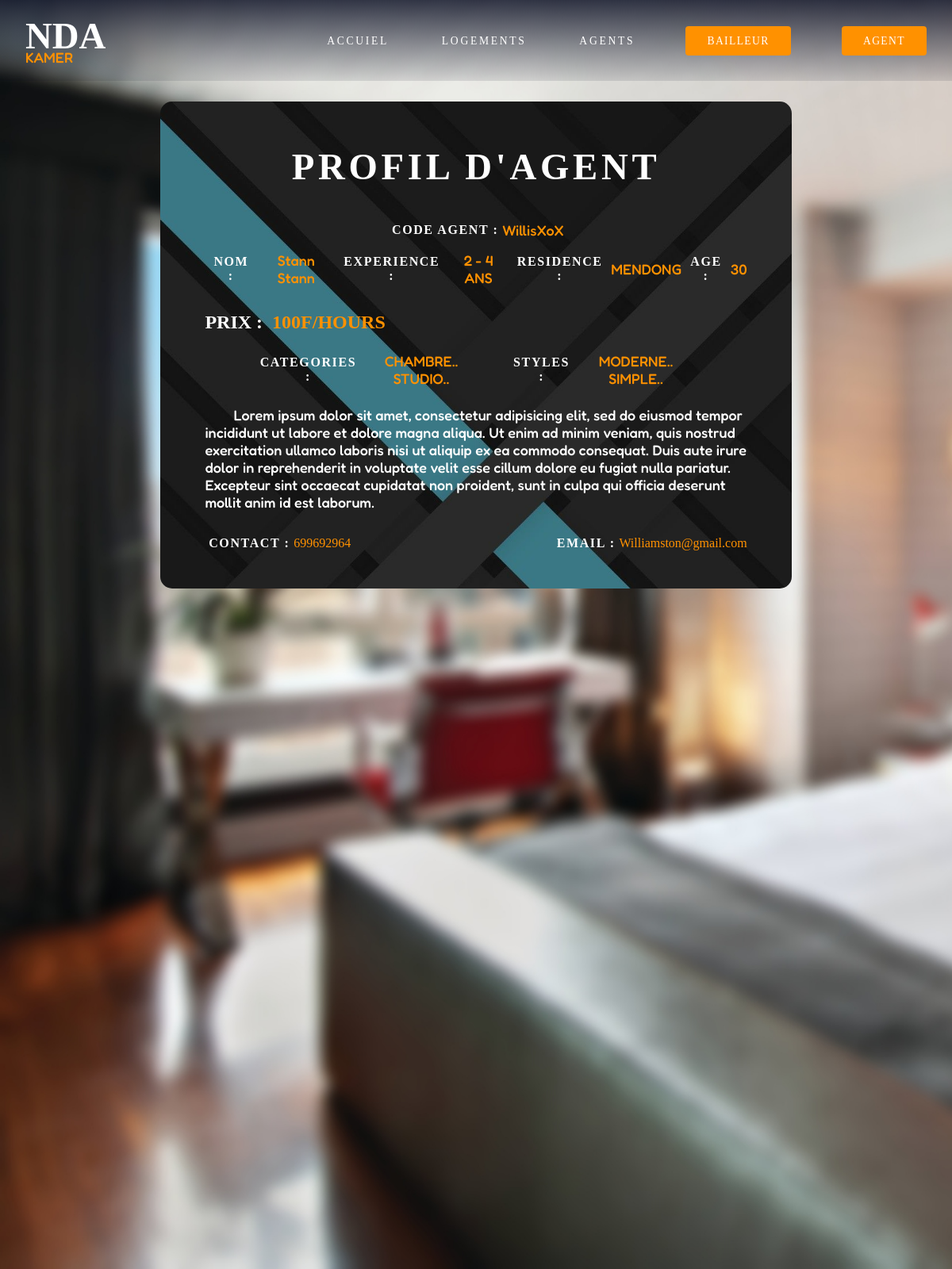
The app's page /profilAgent.php?idAgent=WillisXoX with its own data.
### tables this page shows
CREATE TABLE `agent` (
  `nom` varchar(20) NOT NULL,
  `prenom` varchar(20) NOT NULL,
  `contact` int(20) NOT NULL,
  `email` varchar(30) NOT NULL,
  `username` varchar(20) NOT NULL,
  `password` varchar(20) NOT NULL
);

CREATE TABLE `agentinfo` (
  `IdAgent` varchar(20) NOT NULL,
  `image` varchar(30) NOT NULL,
  `residence` varchar(20) NOT NULL,
  `age` int(5) NOT NULL,
  `experience` int(5) NOT NULL,
  `prix` int(10) NOT NULL,
  `description` varchar(500) NOT NULL
);

CREATE TABLE `categorieagent` (
  `idCategorie` varchar(20) NOT NULL,
  `idAgent` varchar(20) NOT NULL,
  `agent` varchar(20) NOT NULL
);

CREATE TABLE `styleagent` (
  `idStyle` varchar(20) NOT NULL,
  `idAgent` varchar(20) NOT NULL,
  `agent` varchar(20) NOT NULL
);

### detailAgent.php (the view, shortened to what this page needs)
<?php
  require_once 'dbConnect.php';
  $idAgent = $_GET['idAgent'];
  $statement = $pdo -> prepare('SELECT * FROM agent WHERE username = :username');
  $statement->bindValue(':username', $idAgent);
  $statement->execute();
  $agent = $statement->fetch(PDO::FETCH_ASSOC);
  $statement = $pdo -> prepare('SELECT * FROM agentinfo WHERE idAgent = :idAgent');
  $statement->bindValue(':idAgent', $idAgent);
  $statement->execute();
  $agentInfo = $statement->fetch(PDO::FETCH_ASSOC);
  $statement = $pdo -> prepare('SELECT idCategorie FROM categorieagent WHERE idAgent = :idAgent');
  $statement->bindValue(':idAgent', $idAgent);
  $statement->execute();
  $categorieAgent = $statement->fetchALL(PDO::FETCH_ASSOC);
  $statement = $pdo -> prepare('SELECT idStyle FROM styleagent WHERE idAgent = :idAgent');
  $statement->bindValue(':idAgent', $idAgent);
  $statement->execute();
  $styleAgent = $statement->fetchALL(PDO::FETCH_ASSOC);
 ?>
 <!DOCTYPE html>
 <html lang="en" dir="ltr">
   <head>
   </head>
   <body>
      <div class="profil-block">
        <h1>PROFIL D'AGENT</h1>
        <div class="profil-image">
        </div>
        <div class="profil-header">
          <strong>CODE AGENT :</strong><p><?php echo $agent['username']; ?><p>
        </div>
        <div class="profil-info">
          <div class="profil-header">
            <strong>NOM :</strong><p><?php echo $agent['nom']." ".$agent['prenom']; ?><p>
          </div>
          <div class="profil-header">
            <strong>EXPERIENCE :</strong><p>
            <?php
              if($agentInfo['experience'] == 1){
                echo "1 ANS";
              }else if($agentInfo['experience'] == 2){
                echo "2 - 4 ANS";
              }else{
                echo "5+ ANS";
              }
             ?><p>
          </div>
          <div class="profil-header">
            <strong>RESIDENCE :</strong><p><?php echo $agentInfo['residence']; ?><p>
          </div>
          <div class="profil-header">
            <strong>AGE :</strong><p><?php echo $agentInfo['age']; ?><p>
          </div>
        </div>
        <div class="profil-body">
          <div class="profil-price">
            <?php
              $price =  number_format($agentInfo['prix'], 0, '.', ',');
              echo "<h2>PRIX : </h2><h2 class='price'>".$price."F/HOURS</h2>";
             ?>
          </div>
          <div class="profil-info">
            <div class="profil-header">
              <strong>CATEGORIES :</strong><p>
                <?php
                foreach ($categorieAgent as $key => $categorieAgent) {
                  echo $categorieAgent['idCategorie'].".. ";
                }
                ?><p>
            </div>
            <div class="profil-header">
              <strong>STYLES :</strong><p>
                <?php
                foreach ($styleAgent as $key => $styleAgent) {
                  echo $styleAgent['idStyle'].".. ";
                }
                ?><p>
            </div>
          </div>
          <div class="profil-descrip">
            <p><?php echo $agentInfo['description'] ?></p>
          </div>
        </div>
        <div class="profil-info">
          <div class="profil-header">
            <strong>CONTACT :</strong>
            <?php
              echo "<a target='_blank' href='https://wa.me/".$agent['contact']."'>".$agent['contact']."</a>";
            ?>
          </div>
          <div class="profil-header">
            <strong>EMAIL :</strong><a href="">
            <?php
              echo "<a target='_blank' href='mailto:".$agent['email']."'>".$agent['email']."</a>";
             ?>
          </div>
        </div>
      </div>
   </body>
 </html>

### index.css (style rules this page uses)
* { box-sizing: border-box; }
body { margin: 0; padding: 0; box-sizing: border-box; font-family: Righteous; cursor: default; }
a { font-family: Righteous; font-size: .85rem; text-decoration: none; }
h1,h2,h3,p { margin: 0; }
h1 { font-family: Righteous; font-size: 2.925rem; }
h2 { font-family: Righteous; font-size: 1.5rem; }
p { font-family: Fredoka; font-size: 1.125rem; }
:root { --first-color: #1A73E8; --input-color: #80868B; --border-color: #DADCE0; --normal-font-size: 1rem; --small-font-size: .75rem; }

### profil.css (style rules this page uses)
.profil-block { width: 70%; padding: 2em .5em; margin: auto; background-image: url(img/bkForm4k4.jpg); background-position: center; background-repeat: no-repeat; background-size: cover; color: #FFFFFF; border-radius: 15px; }
.profil-block h1 { text-align: center; margin: .5em; color: #FFFFFF; letter-spacing: .1em; }
.profil-image { width: 70%; overflow: hidden; margin: auto; }
.profil-header { text-align: center; display: flex; justify-content: center; align-items: center; }
.profil-header p { color: #FF9100; }
.profil-header strong { letter-spacing: .1em; margin: 0 .3em; }
.profil-info { width: 100%; margin: 0; padding: 1em 3em; display: flex; justify-content: space-between; }
.profil-body { padding: 1em 3em; }
.profil-price { display: flex; }
.price { color: #FF9100; margin-left: .5em; }
.profil-body .profil-header { display: flex; justify-content: flex-start; align-items: center; padding: .5em 1em; }
.profil-descrip p::first-letter { margin-left: 2em; }
.profil-header a { font-size: 16px; color: #FF9100; }

### records on screen
agent: username "WillisXoX", nom "Stann", prenom "Stann", contact "699692964", email "Williamston@gmail.com"
agentinfo: residence "MENDONG", age "30", prix "100", description "Lorem ipsum dolor sit amet, consectetur adipisicing elit, sed do eiusmod tempor incididunt ut labore et dolore magna aliqua. Ut enim ad minim veniam, quis nostrud exercitation ullamco laboris nisi ut aliquip ex ea commodo consequat. Duis aute irure dolor in reprehenderit in voluptate velit esse cillum dolore eu fugiat nulla pariatur. Excepteur sint occaecat cupidatat non proident, sunt in culpa qui officia deserunt mollit anim id est laborum."
categorieagent: idCategorie "CHAMBRE"
categorieagent: idCategorie "STUDIO"
styleagent: idStyle "MODERNE"
styleagent: idStyle "SIMPLE"
